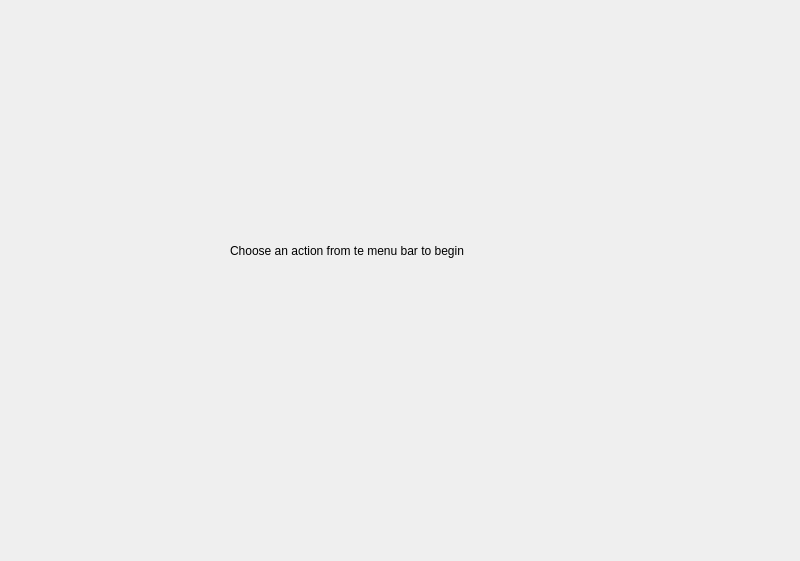
<?xml version="1.0" encoding="UTF-8"?>
<ui version="4.0">
 <class>Home</class>
 <widget class="QWidget" name="Home">
  <property name="geometry">
   <rect>
    <x>0</x>
    <y>0</y>
    <width>800</width>
    <height>561</height>
   </rect>
  </property>
  <property name="windowTitle">
   <string>Form</string>
  </property>
  <widget class="QLabel" name="label">
   <property name="geometry">
    <rect>
     <x>230</x>
     <y>230</y>
     <width>311</width>
     <height>41</height>
    </rect>
   </property>
   <property name="text">
    <string>Choose an action from te menu bar to begin</string>
   </property>
  </widget>
 </widget>
 <resources/>
 <connections/>
</ui>
